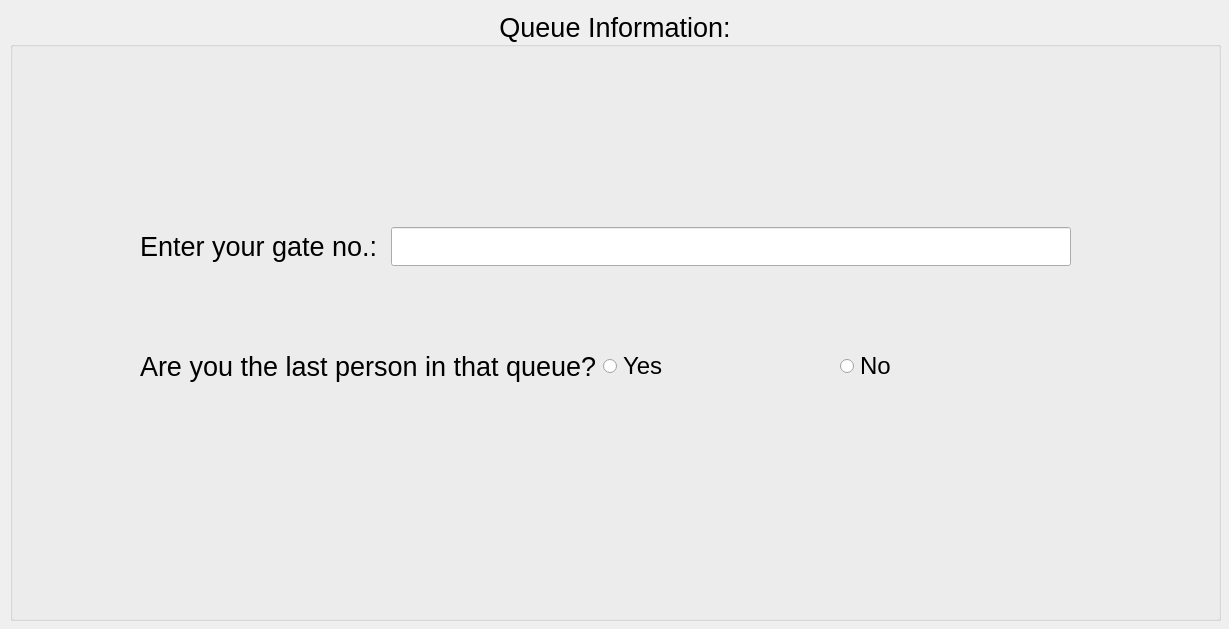
<?xml version="1.0" encoding="UTF-8"?>
<ui version="4.0">
 <class>H_SwitchInfo</class>
 <widget class="QDialog" name="H_SwitchInfo">
  <property name="geometry">
   <rect>
    <x>0</x>
    <y>0</y>
    <width>1229</width>
    <height>629</height>
   </rect>
  </property>
  <property name="windowTitle">
   <string>Dialog</string>
  </property>
  <widget class="QGroupBox" name="groupBox">
   <property name="geometry">
    <rect>
     <x>10</x>
     <y>10</y>
     <width>1211</width>
     <height>611</height>
    </rect>
   </property>
   <property name="font">
    <font>
     <pointsize>20</pointsize>
    </font>
   </property>
   <property name="title">
    <string>Queue Information:</string>
   </property>
   <property name="alignment">
    <set>Qt::AlignCenter</set>
   </property>
   <widget class="QWidget" name="">
    <property name="geometry">
     <rect>
      <x>130</x>
      <y>140</y>
      <width>931</width>
      <height>311</height>
     </rect>
    </property>
    <layout class="QVBoxLayout" name="verticalLayout">
     <item>
      <layout class="QHBoxLayout" name="horizontalLayout">
       <item>
        <widget class="QLabel" name="label">
         <property name="text">
          <string>Enter your gate no.: </string>
         </property>
        </widget>
       </item>
       <item>
        <widget class="QLineEdit" name="GateInfo"/>
       </item>
      </layout>
     </item>
     <item>
      <layout class="QHBoxLayout" name="horizontalLayout_2">
       <item>
        <widget class="QLabel" name="label_2">
         <property name="text">
          <string>Are you the last person in that queue?</string>
         </property>
        </widget>
       </item>
       <item>
        <widget class="QRadioButton" name="Yes">
         <property name="font">
          <font>
           <pointsize>18</pointsize>
          </font>
         </property>
         <property name="text">
          <string>Yes</string>
         </property>
        </widget>
       </item>
       <item>
        <widget class="QRadioButton" name="No">
         <property name="font">
          <font>
           <pointsize>18</pointsize>
          </font>
         </property>
         <property name="text">
          <string>No</string>
         </property>
        </widget>
       </item>
      </layout>
     </item>
    </layout>
   </widget>
  </widget>
 </widget>
 <resources/>
 <connections/>
</ui>
